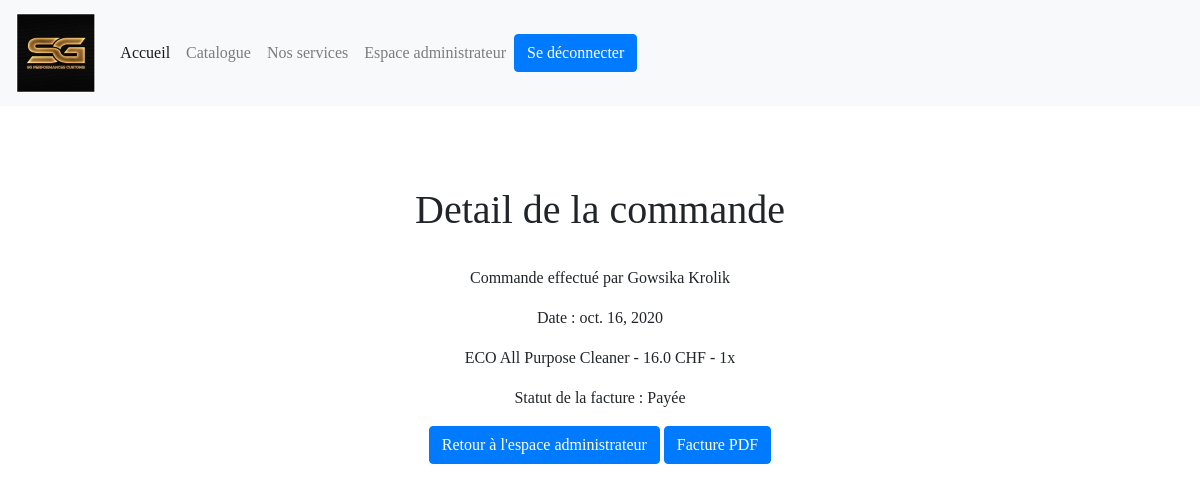
/compte/detailCommande/28 (signed in), run on the app's committed database.
### catalogue/models.py (models this page shows, shortened)
class SGPC_COMMANDE(models.Model):
    COM_UTI_ID = models.ForeignKey(SGPC_Utilisateur, on_delete=models.CASCADE)
    COM_DATE = models.DateField(auto_now_add=False)
    COM_STATUT = models.CharField(max_length=50)
    COM_NUMEROSUIVI = models.CharField(max_length=50, blank=True)
    COM_FACTURE_DATE = models.DateField(blank=True, null=True)
    COM_FACTURE_STATUT = models.CharField(max_length=50, blank=True, null=True)
    COM_FRAIS_LIVRAISON = models.DecimalField(max_digits=12,decimal_places=2,  validators=[MinValueValidator(0.01)], blank=True, null=True)
    COM_RES_ID = models.ManyToManyField('service.SGPC_RESERVATION', related_name="est_associe_a",blank=True)
    COM_PRO_ID = models.ManyToManyField(SGPC_PRODUIT, through='SGPC_ASSO_COM_PRO')

class SGPC_ASSO_COM_PRO(models.Model):
    ACP_QUANTITE = models.PositiveIntegerField()
    ACP_PRIX_VENTE = models.FloatField()
    ACP_TAUX_TVA = models.FloatField()
    ACP_COMMANDE = models.ForeignKey(SGPC_COMMANDE, on_delete=models.CASCADE)
    ACP_PRODUIT = models.ForeignKey(SGPC_PRODUIT, on_delete=models.CASCADE)

class SGPC_PRODUIT(models.Model):
    PRO_NOM = models.CharField(max_length=40)
    PRO_MARQUE = models.ForeignKey(SGPC_MARQUE, on_delete=models.CASCADE)
    PRO_DESCRIPTION = models.TextField(max_length=200)
    PRO_PRIX_CATALOGUE = models.DecimalField(max_digits=12,decimal_places=2,  validators=[MinValueValidator(0.01)])
    PRO_CATEGORIE = models.ForeignKey(SGPC_CATEGORIE, models.CASCADE)
    PRO_QUANTITESTOCK = models.PositiveIntegerField()
    PRO_IMAGE = models.ImageField(default="", blank=True)
    is_active = models.BooleanField(default=True)

### compte/models.py (models this page shows, shortened)
class SGPC_Utilisateur(AbstractBaseUser):
    UTI_EMAIL = models.EmailField(
        verbose_name='email',
        max_length=255,
        unique=True,
    )
    UTI_PRENOM = models.CharField(max_length=30, unique=False)
    UTI_NOM = models.CharField(max_length=30, unique=False)
    UTI_DATENAISSANCE = models.DateField(auto_now_add=False)
    UTI_NUMEROTEL = models.CharField(max_length=20, unique=True)
    UTI_RUE = models.CharField(max_length=60)
    UTI_NUMERORUE = models.PositiveIntegerField(null=False)
    UTI_CODEPOSTALE = models.PositiveIntegerField(null=False)
    UTI_LOCALITE = models.CharField(max_length=30, unique=False)
    UTI_is_deleted = models.BooleanField(default=False)
    UTI_is_active = models.BooleanField(default=True)
    UTI_is_admin = models.BooleanField(default=False)
    objects = MyUserManager()
    USERNAME_FIELD = 'UTI_EMAIL'
    REQUIRED_FIELDS = ['UTI_PRENOM','UTI_NOM','UTI_DATENAISSANCE','UTI_RUE','UTI_NUMERORUE','UTI_CODEPOSTALE','UTI_LOCALITE',]

### compte/views.py (the view, shortened to what this page needs)
# urls.py: path('detailCommande/<str:pk>', views.detailCommande, name="detail_commande"),
@login_required(login_url="/login/")#inspirer de https://www.youtube.com/watch?v=eBsc65jTKvw
def detailCommande(request, pk):
    parametre = SGPC_PARAMETRES.objects.get(id=1)
    commande = SGPC_COMMANDE.objects.get(id=pk) # Récupération de la commande ayant le même id que le paramètres "pk"
    assos = SGPC_ASSO_COM_PRO.objects.all().filter(ACP_COMMANDE_id=pk) # Récupération des informations présente dans la table d'association entre commande et produit en utilisateur l'id de la commande.
    reservation = SGPC_RESERVATION.objects.all().filter(RES_COM_ID_id=commande.id) # Récupération des réservations ayant comme le même id de commande
    context = {
        'commande': commande,
        'assos': assos,
        'reservation': reservation,
    }
    if commande.COM_FACTURE_STATUT != None:
        if commande.COM_FACTURE_STATUT != "Payée":
            if (commande.COM_FACTURE_DATE + timezone.timedelta(parametre.PAR_DELAI_PAIEMENT)) <= timezone.now().date():
                commande.COM_FACTURE_STATUT = "Premier rappel"
            if (commande.COM_FACTURE_DATE + timezone.timedelta(parametre.PAR_DELAI_PAIEMENT)+timezone.timedelta(parametre.PAR_DELAI_PREMIER_RAPPEL)) <= timezone.now().date():
                commande.COM_FACTURE_STATUT = "Deuxième rappel"
            if (commande.COM_FACTURE_DATE + timezone.timedelta(parametre.PAR_DELAI_PAIEMENT) + timezone.timedelta(parametre.PAR_DELAI_PREMIER_RAPPEL)+timezone.timedelta(parametre.PAR_DELAI_DEUXIEME_RAPPEL)) <= timezone.now().date():
                commande.COM_FACTURE_STATUT = "Deuxième rappel non payé ! (Poursuites)"
    return render(request, 'compte/detailCommande.html', context)

### compte/templates/compte/detailCommande.html (shortened to what this page needs)
<!DOCTYPE html>
<html lang="en">
<head>
    {% load static %}
    {% load bootstrap4 %}
    {% bootstrap_css %}
    <link rel="stylesheet" href="https://cdnjs.cloudflare.com/ajax/libs/font-awesome/4.7.0/css/font-awesome.min.css">
    <link href="{% static 'compte/css/DetailCommande.css' %}" rel="stylesheet" type="text/css">
</head>
    <body>
        {% include 'nav.html' %}
        <div class="container">
            <h1>Detail de la commande</h1>
            <BR>
            {% if user.is_authenticated and user.UTI_is_admin %}
            <p>Commande effectué par {{commande.COM_UTI_ID.UTI_PRENOM}} {{commande.COM_UTI_ID.UTI_NOM}}</p>
            <p>Date :  {{commande.COM_DATE}}</p>
            {% for asso in assos %}
                <p>{{asso.ACP_PRODUIT.PRO_NOM}} - {{asso.ACP_PRIX_VENTE}} CHF - {{asso.ACP_QUANTITE}}x</p>
            {% endfor %}
                <p>Statut de la facture : {{ commande.COM_FACTURE_STATUT }}</p>
            <a href="{% url 'admin' %}"><button class="btn btn-primary">Retour à l'espace administrateur</button> </a>
            <a href="{% url 'pdf_view' commande.id %}"><button class="btn btn-primary">Facture PDF</button> </a>
            {% endif %}
        </div>
    </body>
</html>

### compte/static/compte/css/DetailCommande.css (style rules this page uses)
* { margin: 0; padding: 0; font-family:Bahnschrift; }
.container { margin-top: 80px; text-align: center; }

### data on the page
SGPC_COMMANDE: COM_UTI_ID.UTI_PRENOM "Gowsika", COM_UTI_ID.UTI_NOM "Krolik", COM_DATE "oct. 16, 2020", COM_FACTURE_STATUT "Payée"
SGPC_ASSO_COM_PRO: ACP_PRODUIT.PRO_NOM "ECO All Purpose Cleaner", ACP_PRIX_VENTE "16.0", ACP_QUANTITE "1"
